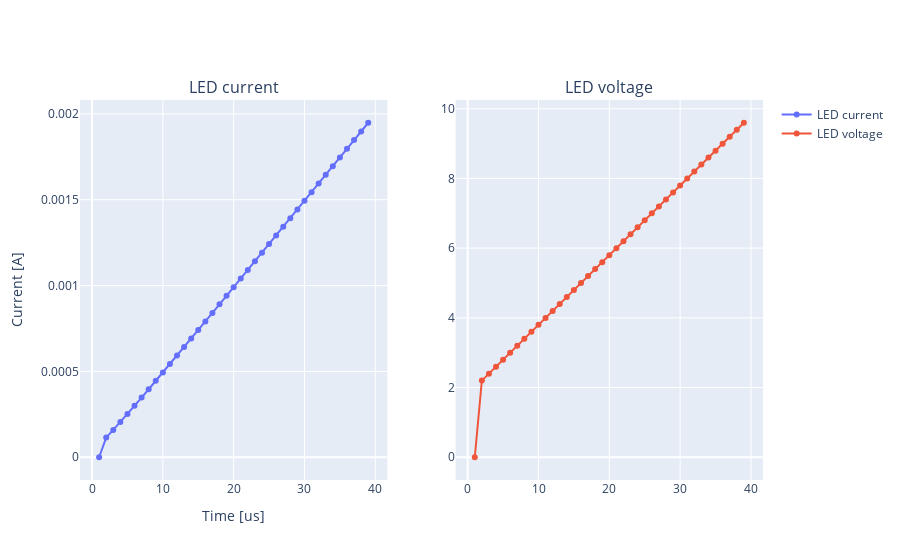

Source (notebook cell):
### Code cell
fig = make_subplots(rows=1, cols=2,  subplot_titles=("LED current", "LED voltage"))
fig.add_trace(go.Scatter(x=np.arange(1,40), y=currents,
                    mode='lines+markers+text',
                    textposition="top center",
                    name='LED current'),  row=1, col=1)
fig.add_trace(go.Scatter(x=np.arange(1,40), y=voltages,
                    mode='lines+markers+text',
                    textposition="top center",
                    name='LED voltage'),  row=1, col=2)
fig.update_layout(height=600)
fig.update_xaxes(title_text="Step", row=1, col=1);fig.update_yaxes(title_text="Current [A]", row=1, col=1)
fig.update_xaxes(title_text="Step", row=1, col=1);fig.update_yaxes(title_text="Coltage [V]", row=1, col=2)
fig
#uncomment in pure python script:
#fig.show()

### Figure 1 — Plotly figure (JSON) as saved in the notebook; plotly's stock layout.template omitted (floating-point values rounded to 4 significant figures)
{"data": [{"mode": "lines+markers+text", "name": "LED current", "textposition": "top center", "type": "scatter", "x": [1, 2, 3, 4, 5, 6, 7, 8, 9, 10, 11, 12, 13, 14, 15, 16, 17, 18, 19, 20, 21, 22, 23, 24, 25, 26, 27, 28, 29, 30, 31, 32, 33, 34, 35, 36, 37, 38, 39], "xaxis": "x", "y": [0, 0.0001147, 0.0001591, 0.0002051, 0.000252, 0.0002995, 0.0003476, 0.0003961, 0.0004448, 0.0004937, 0.000543, 0.0005922, 0.0006418, 0.0006913, 0.0007409, 0.0007908, 0.0008406, 0.0008906, 0.0009405, 0.0009906, 0.001041, 0.001091, 0.001141, 0.001191, 0.001242, 0.001292, 0.001342, 0.001393, 0.001443, 0.001493, 0.001544, 0.001594, 0.001645, 0.001695, 0.001746, 0.001796, 0.001847, 0.001898, 0.001948, 0.001999], "yaxis": "y"}, {"mode": "lines+markers+text", "name": "LED voltage", "textposition": "top center", "type": "scatter", "x": [1, 2, 3, 4, 5, 6, 7, 8, 9, 10, 11, 12, 13, 14, 15, 16, 17, 18, 19, 20, 21, 22, 23, 24, 25, 26, 27, 28, 29, 30, 31, 32, 33, 34, 35, 36, 37, 38, 39], "xaxis": "x2", "y": [0, 2.199, 2.399, 2.599, 2.799, 2.999, 3.199, 3.399, 3.599, 3.798, 3.998, 4.199, 4.399, 4.599, 4.799, 4.999, 5.199, 5.398, 5.599, 5.799, 5.999, 6.198, 6.398, 6.598, 6.799, 6.998, 7.198, 7.398, 7.598, 7.798, 7.998, 8.198, 8.398, 8.598, 8.798, 8.998, 9.198, 9.398, 9.598, 9.798], "yaxis": "y2"}], "layout": {"annotations": [{"font": {"size": 16}, "showarrow": false, "text": "LED current", "x": 0.225, "xanchor": "center", "xref": "paper", "y": 1, "yanchor": "bottom", "yref": "paper"}, {"font": {"size": 16}, "showarrow": false, "text": "LED voltage", "x": 0.775, "xanchor": "center", "xref": "paper", "y": 1, "yanchor": "bottom", "yref": "paper"}], "autosize": true, "xaxis": {"anchor": "y", "autorange": true, "domain": [0, 0.45], "range": [-1.567, 41.57], "title": {"text": "Time [us]"}, "type": "linear"}, "xaxis2": {"anchor": "y2", "autorange": true, "domain": [0.55, 1], "range": [-1.567, 41.57], "type": "linear"}, "yaxis": {"anchor": "x", "autorange": true, "domain": [0, 1], "range": [-0.0001608, 0.002109], "title": {"text": "Current [A]"}, "type": "linear"}, "yaxis2": {"anchor": "x2", "autorange": true, "domain": [0, 1], "range": [-0.7921, 10.39], "type": "linear"}}}
